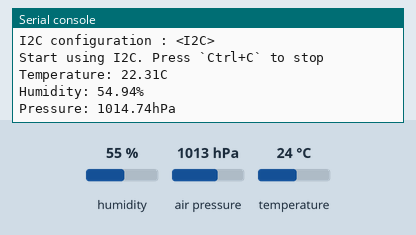
The program below on a simulated ESP32 board running MicroPython. Shown: the last lines printed to the serial console. Inputs (shaded band) come from the test bench; at power-on: humidity 55 %, air pressure 1013 hPa, temperature 24 °C. Library files of the repository ran but are not shown: bme280.py.

Above: at 1.2 s.
1.3 s: humidity set to 22 %
At 6.2 s:
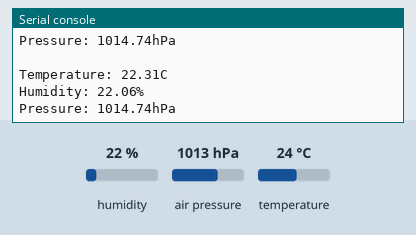
6.5 s: air pressure set to 952 hPa
8.0 s: temperature set to 12 °C
At 10.7 s:
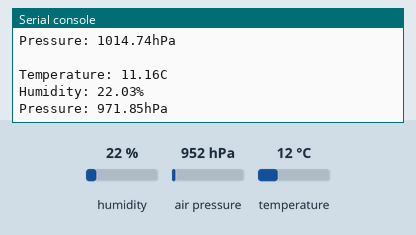
Timing chart, 0 to 12.2 s (numbered marks = the images above; inputs shaded):
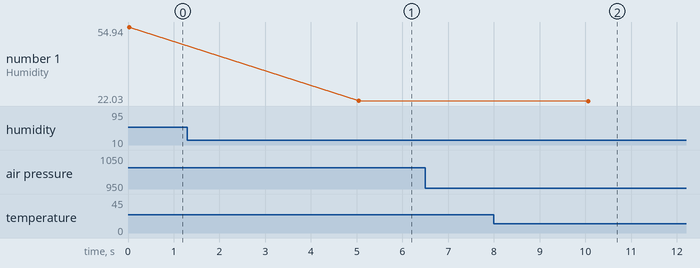

The program:

02-i2c_sensor_bme280.py
```python
"""
Read values from BME280 sensor (Pressure, Temperature, Humidity)

This script demonstrates using I2C to read values from
BME280 pressure, temperature, and humidity sensor. The
script requires BME280 module, stored in ESP32 device.

Components:
- ESP32-based board
- BME280 sensor
"""

from machine import I2C
from machine import Pin
import time
import bme280

# Init BME280 sensor
i2c = I2C(0, scl=Pin(22), sda=Pin(21), freq=400_000)
bme = bme280.BME280(i2c=i2c)

print(f"I2C configuration : {str(i2c)}")
print("Start using I2C. Press `Ctrl+C` to stop")

try:
    # Forever loop
    while True:
        temp = bme.temperature  # Return temp in degrees C
        hum = bme.humidity
        pres = bme.pressure
        print(f"Temperature: {temp}")
        print(f"Humidity: {hum}")
        print(f"Pressure: {pres}")
        time.sleep(5)
        print("")

except KeyboardInterrupt:
    # This part runs when Ctrl+C is pressed
    print("Program stopped. Exiting...")

    # Optional cleanup code
```

Measured:
- after the input at 1.3 s, the serial console: prints a new line after 3.7 s (image 1)
- after the input at 8.0 s, the serial console: prints a new line after 2.1 s (image 2)
- plotted number 1: 54.94 → 22.06 after the input at 1.3 s, 22.06 → 22.03 after the input at 8.0 s
